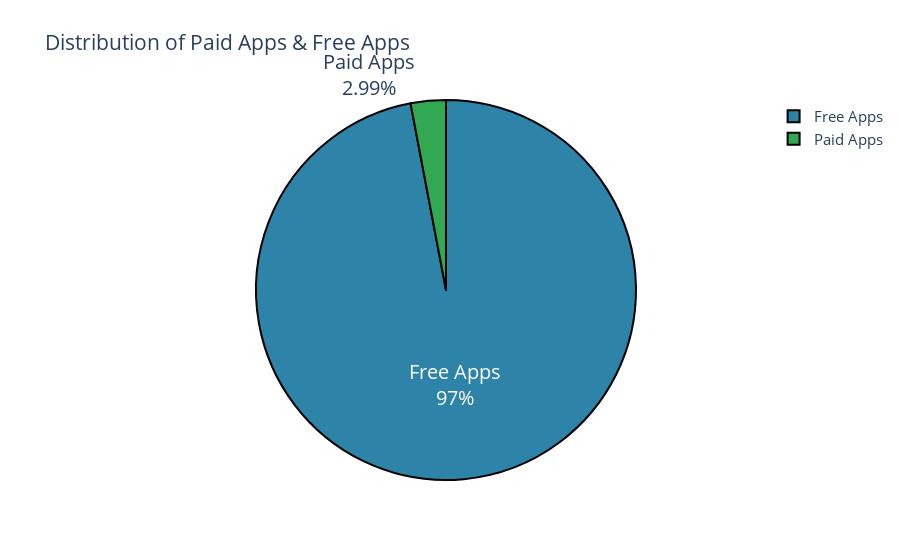

This figure's notebook cell:
### Code cell
colors = ['#2d83a8', '#32a852']

fig = go.Figure(data=[go.Pie(labels=['Free Apps','Paid Apps'],
                             values=[percentage_free, percentage_paid])])
fig.update_traces(hoverinfo='label+percent', textinfo='percent+label', textfont_size=20,
                  marker=dict(colors=colors, line=dict(color='#000000', width=2)))
fig.update_layout(title_text='Distribution of Paid Apps & Free Apps', font_size=15)
fig.show()

### Figure 1 — Plotly figure (JSON) as saved in the notebook; plotly's stock layout.template omitted (floating-point values rounded to 4 significant figures)
{"data": [{"hoverinfo": "label+percent", "labels": ["Free Apps", "Paid Apps"], "marker": {"colors": ["#2d83a8", "#32a852"], "line": {"color": "#000000", "width": 2}}, "textfont": {"size": 20}, "textinfo": "percent+label", "type": "pie", "values": ["97.01", "2.987598647125141"]}], "layout": {"font": {"size": 15}, "title": {"text": "Distribution of Paid Apps & Free Apps"}}}
